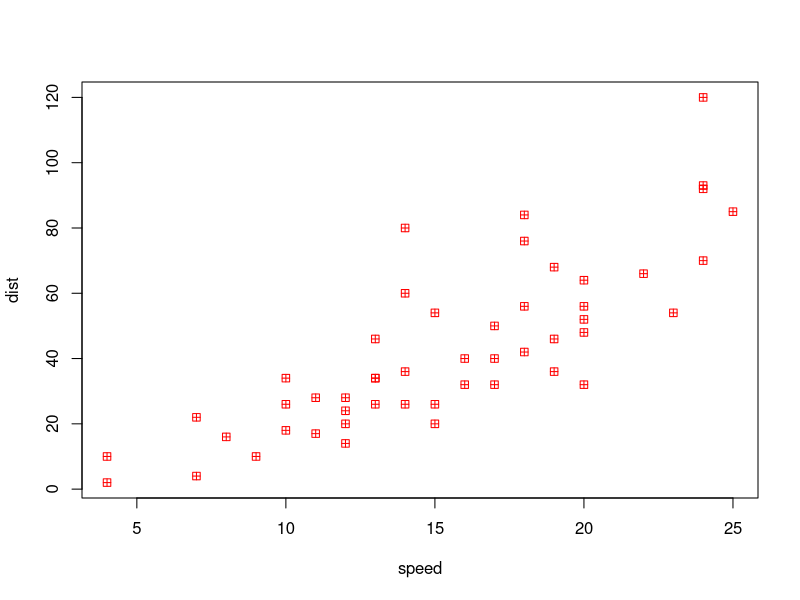
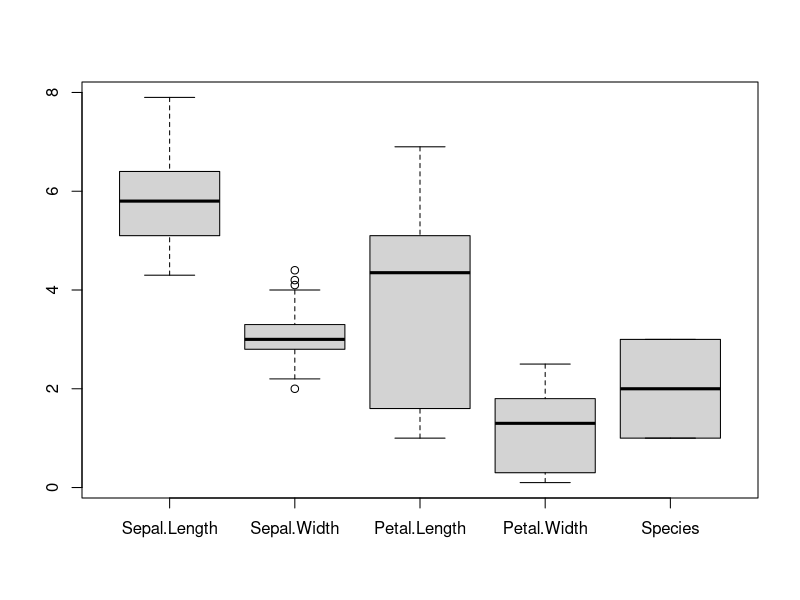
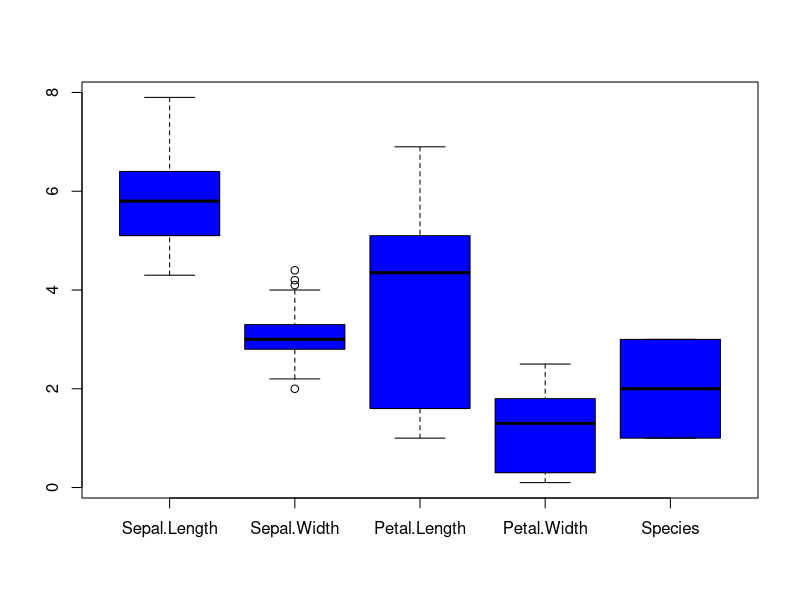

Write the R code that produced these figures, in order.
text = "Olá Pessoal! Como estão hoje? Espero que estejam bem."

cars
plot(cars, col = "red", pch = 12)

boxplot(iris)

# Adicione alguma alteração neste script

#Thiago Silveira
boxplot(iris, col = "blue")
